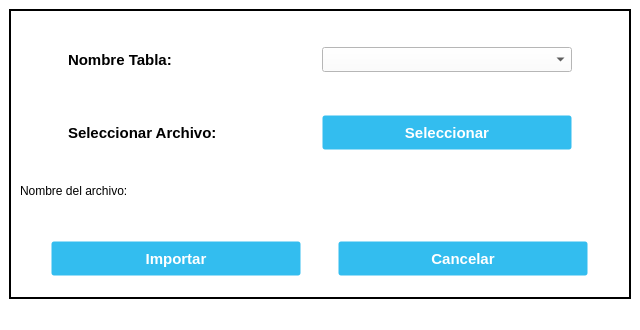
<?xml version="1.0" encoding="UTF-8"?>
<ui version="4.0">
 <class>ImportTableExist_Window</class>
 <widget class="QMainWindow" name="ImportTableExist_Window">
  <property name="geometry">
   <rect>
    <x>0</x>
    <y>0</y>
    <width>640</width>
    <height>330</height>
   </rect>
  </property>
  <property name="minimumSize">
   <size>
    <width>640</width>
    <height>330</height>
   </size>
  </property>
  <property name="maximumSize">
   <size>
    <width>640</width>
    <height>330</height>
   </size>
  </property>
  <property name="windowTitle">
   <string>Importar Tabla Existente</string>
  </property>
  <property name="windowIcon">
   <iconset>
    <normaloff>//nas01/DATOS/Comunes/EIPSA-ERP/Iconos/icon.ico</normaloff>//nas01/DATOS/Comunes/EIPSA-ERP/Iconos/icon.ico</iconset>
  </property>
  <property name="styleSheet">
   <string notr="true">QWidget {
background-color: rgb(255, 255, 255);
}

.QFrame {
	border: 2px solid black;
}

QPushButton {
background-color: #33bdef;
  border: 1px solid transparent;
  border-radius: 3px;
  box-shadow: rgba(255, 255, 255, .4) 0 1px 0 0 inset;
  box-sizing: border-box;
  color: #fff;
  cursor: pointer;
  display: inline-block;
  font-family: -apple-system,system-ui,&quot;Segoe UI&quot;,&quot;Liberation Sans&quot;,sans-serif;
  font-size: 15px;
  font-weight: 800;
  line-height: 1.15385;
  margin: 0;
  outline: none;
  padding: 8px .8em;
  text-align: center;
  text-decoration: none;
  text-shadow: 0px 1px 0px #263666;
  user-select: none;
  -webkit-user-select: none;
  touch-action: manipulation;
  vertical-align: baseline;
  white-space: nowrap;
}

QPushButton:hover {
	background-color: #019ad2;
	border-color: rgb(0, 0, 0);
}

QPushButton:pressed {
	background-color: rgb(1, 140, 190);
	border-color: rgb(255, 255, 255);
}</string>
  </property>
  <widget class="QWidget" name="centralwidget">
   <layout class="QGridLayout" name="gridLayout">
    <item row="0" column="0">
     <widget class="QFrame" name="frame">
      <property name="frameShape">
       <enum>QFrame::StyledPanel</enum>
      </property>
      <property name="frameShadow">
       <enum>QFrame::Raised</enum>
      </property>
      <layout class="QVBoxLayout" name="verticalLayout">
       <item>
        <layout class="QHBoxLayout" name="hLayout1">
         <item>
          <widget class="QLabel" name="label_TableName">
           <property name="minimumSize">
            <size>
             <width>200</width>
             <height>55</height>
            </size>
           </property>
           <property name="maximumSize">
            <size>
             <width>200</width>
             <height>55</height>
            </size>
           </property>
           <property name="font">
            <font>
             <pointsize>11</pointsize>
             <bold>true</bold>
            </font>
           </property>
           <property name="text">
            <string>Nombre Tabla:</string>
           </property>
           <property name="alignment">
            <set>Qt::AlignLeading|Qt::AlignLeft|Qt::AlignVCenter</set>
           </property>
          </widget>
         </item>
         <item>
          <widget class="QComboBox" name="TableName_ImportTableExist">
           <property name="minimumSize">
            <size>
             <width>250</width>
             <height>25</height>
            </size>
           </property>
           <property name="maximumSize">
            <size>
             <width>250</width>
             <height>25</height>
            </size>
           </property>
           <property name="font">
            <font>
             <pointsize>10</pointsize>
            </font>
           </property>
          </widget>
         </item>
        </layout>
       </item>
       <item>
        <layout class="QHBoxLayout" name="hLayout">
         <item>
          <widget class="QLabel" name="label_SelectFile">
           <property name="minimumSize">
            <size>
             <width>200</width>
             <height>55</height>
            </size>
           </property>
           <property name="maximumSize">
            <size>
             <width>200</width>
             <height>55</height>
            </size>
           </property>
           <property name="font">
            <font>
             <pointsize>11</pointsize>
             <bold>true</bold>
            </font>
           </property>
           <property name="text">
            <string>Seleccionar Archivo:</string>
           </property>
          </widget>
         </item>
         <item>
          <widget class="QPushButton" name="Button_Select">
           <property name="minimumSize">
            <size>
             <width>250</width>
             <height>35</height>
            </size>
           </property>
           <property name="maximumSize">
            <size>
             <width>250</width>
             <height>35</height>
            </size>
           </property>
           <property name="text">
            <string>Seleccionar</string>
           </property>
          </widget>
         </item>
        </layout>
       </item>
       <item>
        <widget class="QLabel" name="label_name_file">
         <property name="minimumSize">
          <size>
           <width>0</width>
           <height>25</height>
          </size>
         </property>
         <property name="maximumSize">
          <size>
           <width>16777215</width>
           <height>25</height>
          </size>
         </property>
         <property name="text">
          <string>Nombre del archivo:</string>
         </property>
        </widget>
       </item>
       <item>
        <spacer name="verticalSpacer">
         <property name="orientation">
          <enum>Qt::Vertical</enum>
         </property>
         <property name="sizeType">
          <enum>QSizePolicy::Fixed</enum>
         </property>
         <property name="sizeHint" stdset="0">
          <size>
           <width>20</width>
           <height>20</height>
          </size>
         </property>
        </spacer>
       </item>
       <item>
        <layout class="QHBoxLayout" name="hLayout2">
         <item>
          <widget class="QPushButton" name="Button_Import">
           <property name="minimumSize">
            <size>
             <width>250</width>
             <height>35</height>
            </size>
           </property>
           <property name="maximumSize">
            <size>
             <width>250</width>
             <height>35</height>
            </size>
           </property>
           <property name="text">
            <string>Importar</string>
           </property>
          </widget>
         </item>
         <item>
          <widget class="QPushButton" name="Button_Cancel">
           <property name="minimumSize">
            <size>
             <width>250</width>
             <height>35</height>
            </size>
           </property>
           <property name="maximumSize">
            <size>
             <width>250</width>
             <height>35</height>
            </size>
           </property>
           <property name="text">
            <string>Cancelar</string>
           </property>
          </widget>
         </item>
        </layout>
       </item>
      </layout>
     </widget>
    </item>
   </layout>
  </widget>
  <widget class="QMenuBar" name="menubar">
   <property name="geometry">
    <rect>
     <x>0</x>
     <y>0</y>
     <width>640</width>
     <height>22</height>
    </rect>
   </property>
  </widget>
  <widget class="QStatusBar" name="statusbar"/>
 </widget>
 <resources/>
 <connections>
  <connection>
   <sender>Button_Cancel</sender>
   <signal>clicked()</signal>
   <receiver>ImportTableExist_Window</receiver>
   <slot>close()</slot>
   <hints>
    <hint type="sourcelabel">
     <x>455</x>
     <y>322</y>
    </hint>
    <hint type="destinationlabel">
     <x>507</x>
     <y>373</y>
    </hint>
   </hints>
  </connection>
 </connections>
</ui>
